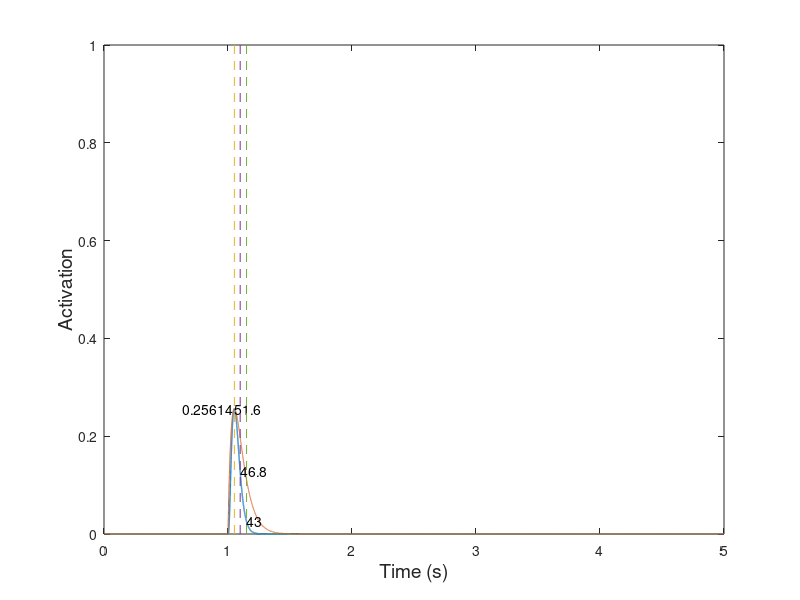

Source code (MATLAB): (Note: this script raises an error after producing the figure.)
%==========================================================================
% spikeDrivenMuscleModel_test.m
% Author: Akira Nagamori
% Last update: 3/27/19
% Descriptions
%   A new model driven by spike trains inspired by Williams et al. 1998
%   Generatetwitch response and test activation-frequency response with a
%   given parameter set
%==========================================================================

close all
clear all
clc

%%
code_folder = '/Users/akiranagamori/Documents/GitHub/Twitch-Based-Muscle-Model';
data_folder = '/Users/akiranagamori/Documents/GitHub/Twitch-Based-Muscle-Model/Model Parameters/Model_1';

%% 
seed_name = 'Seed_ST_5';
%% Simulation parameters
% Simulation parameters
Fs = 5000; %sampling frequency
h = 1/Fs;
time = 0:1/Fs:5; %simulation time

Lce = 1; % muscle length
%% Model parameters
C = 2;
S = 9*C;
k_1 = 25;
k_2 = 20;
k_3 = 30;
k_4 = 28;
tau_1 = 0.02;
tau_2 = 0.02;
N = 1.8;
K = 0.06;
alpha = 5;

%%
for i = 1:2
    if i == 1
        % Generate a pulse to record twitch response
        FR_test = 1;
    elseif i == 2
        % Generate a set of spike trains at multiple frequencies
        FR_test = [2 5 8 10 12 15 18 20 25 30 40 50 60 70 80 100]; %10:10:100];
    end
    %% initialization
    mean_exc = zeros(1,length(FR_test));
    p2p_exc = zeros(1,length(FR_test));
    
    %% Test each stimulus frequency
    for f = 1:length(FR_test)
        %% Generate spike train
        FR = FR_test(f);
        spike = zeros(1,length(time));
        if i == 1
            % Generate a pulse
            spike(1*Fs) = 1;
        else
            % Generate spike train
            temp =spikeTrainGenerator(0:1/Fs:3,Fs,FR);
            spike(1*Fs:4*Fs) = temp;
        end
        
        %%  initialization
        c = 0; % free calcium concentration
        cf = 0; % concentraction of calcium bound to troponin
        A = 0; % muscle activation
        
        R_vec = zeros(1,length(time));
        c_vec = zeros(1,length(time));
        x_int_vec = zeros(1,length(time));
        cf_vec = zeros(1,length(time));
        A_tilda_vec = zeros(1,length(time));
        A_vec = zeros(1,length(time));
        
        spike_temp = zeros(1,length(time));
        R_temp = exp(-time/tau_1);
        R = zeros(1,length(time));
        for t = 1:length(time)
            %% Stage 1
            % Calcium diffusion to sarcoplasm
            if spike(t) == 1
                spike_temp(t) = 1;
                temp = conv(spike_temp,R_temp*(1+2*A^alpha));
                R = R + temp(1:length(time));
            end
            %R = spike(t) + exp(-h/tau_1)*R; %*(1+3*A^alpha);
            
            %%
            c_dot = k_1*(C-c-cf)*R(t) - k_2*c*(S-C+c+cf)-(k_3*c-k_4*cf)*(1-cf);
            cf_dot = (1-cf)*(k_3*c-k_4*cf);
            c = c_dot/Fs + c;
            cf = cf_dot/Fs + cf;
            
            %% Stage 2
            % Cooperativity and saturation
            if cf < 0
                cf_temp = 0;
            else
                cf_temp = cf;
            end
            A_tilda = cf_temp^N/(cf_temp^N+K^N);
            
            %% Stage 3
            % First-order dynamics to muscle activation, A
            %tau_2 = tau_2_0*(1-0.8*A_tilda)^2;
            A_dot = (A_tilda-A)/tau_2;
            A = A_dot/Fs + A;
            
            %% Store variables
            %x_vec(t) = x(t);
            %R_vec(t) = R;
            c_vec(t) = c;
            cf_vec(t) = cf;
            A_tilda_vec(t) = A_tilda;
            A_vec(t) = A;
            
            
        end
        
        mean_exc(f) = mean(A_vec(3.5*Fs:4*Fs));
        p2p_exc(f) = max(A_vec(3.5*Fs:4*Fs))-min(A_vec(3.5*Fs:4*Fs));
        
        if i == 1
            %------------------------------------------------------------------
            % Twitch analysis
            %------------------------------------------------------------------
            % Find the peak amplitude of twitch and its location
            [pks,locs_0_100] = max(A_vec);
            % Display peak amplitude value
            pks
            % Time it takes from zero force to the peak
            t_0_100 = (locs_0_100-1*Fs)*1000/Fs % convert it in the unit of ms
            
            % Find a half peak amplitude
            peak_half = pks/2;
            % Find time from peak to half maximum
            [~,t_100_50] = min(abs(A_vec(locs_0_100:end)-peak_half));
            
            % Find the location of t_100_50
            locs_100_50 = locs_0_100+t_100_50;
            % Time it takes from peak to half maximum
            t_100_50 = t_100_50*1000/Fs
            
            % Find value of 40% of peak amplitude
            peak_40 = pks*0.4;
            % Find value of 10% of peak amplitude
            peak_10 = pks*0.1;
            
            % Find time when force reaches 40% maximum after peak
            [~,t_40] = min(abs(A_vec(locs_0_100:end)-peak_40));
            % Find time when force reaches 10% maximum after peak
            [~,t_10] = min(abs(A_vec(locs_0_100:end)-peak_10));
            
            % Time it takes from 40% peak to 10% peak
            t_40_10 = (t_10-t_40)*1000/Fs
            
            % Locatino of t_40_10
            locs_40_10 = locs_0_100+t_10;
            
            T = t_0_100/1000;
            P =  pks/T;
            twitch_Milner_temp = P.*time.*exp(1-time/T);
            twitch_Milner = conv(spike,twitch_Milner_temp);
        end
        
        figure(i)
        plot(time,A_vec,'LineWidth',1)
        hold on
        if i == 1
            plot(time,twitch_Milner(1:length(time)))
            hold on
            plot([time(locs_0_100) time(locs_0_100)],[0 1],'--')
            text(time(locs_0_100),pks,num2str(t_0_100))
            hold on
            plot([time(locs_100_50) time(locs_100_50)],[0 1],'--')
            plot([time(locs_40_10) time(locs_40_10)],[0 1],'--')
            text(time(locs_100_50),peak_half,num2str(t_100_50))
            text(time(locs_40_10),peak_10,num2str(t_40_10))
            text(time(locs_0_100)-time(locs_0_100)*0.4,pks,num2str(pks))
        end
        
    end
    
    figure(i)
    xlabel('Time (s)','FontSize',14)
    ylabel('Activation','FontSize',14)
    
    if i == 2
        
        twitch2tetanus_ratio = p2p_exc(1)/mean_exc(f)
        fusion = 1-p2p_exc/p2p_exc(1);
        
        FR_new = 0.1:0.1:FR_test(end);
        Af_new = spline(FR_test,mean_exc,FR_new);
        [~,loc] = min(abs(Af_new-0.5));
        FR_half = FR_new(loc);
        f_eff = FR_new/FR_half;
        
        a_f = 0.56;
        n_f0 = 2.1;
        n_f1 = 5;
        n_f = n_f0 +n_f1* (1/Lce-1);
        Af_Song = 1-exp(-(f_eff./(a_f*n_f)).^n_f);
        
        FR_half
        
        %% Calculate error between the desired and generated activation-frequency relationship
        for j = 1:length(find(f_eff<3.5))
            error_temp(j) = abs(Af_Song(j)-Af_new(j));
        end
        error = sum(error_temp)
        
        figure(6)
        plot(FR_test/FR_half,mean_exc,'LineWidth',1)
        xlabel('Frequency (Hz)','FontSize',14)
        ylabel('Activation','FontSize',14)
        hold on
        plot(f_eff,Af_new)
        plot(f_eff,Af_Song,'color','k')
        xlim([0 3])
        legend('New','New Fit','Song')
        
        figure(7)
        plot(FR_test/FR_half,fusion,'LineWidth',1)
        xlabel('Frequency (Hz)','FontSize',14)
        ylabel('Fusion','FontSize',14)
        hold on
        xlim([0 3])
        
        figure(8)
        plot(mean_exc./max(mean_exc),fusion,'LineWidth',1)
        xlabel('Activation','FontSize',14)
        ylabel('Fusion','FontSize',14)
        hold on
        plot(0:0.1:1,0:0.1:1,'--','color','k')
    end
    
end

param = [S,C,k_1,k_2,k_3,k_4,tau_1,tau_2,N,K,alpha];
cd(data_folder)
save(seed_name,'param')
cd(code_folder)

function spikeTrain = spikeTrainGenerator(t,Fs,freq)

spikeTrain = zeros(1,length(t));
ISI = round(1/freq*Fs);
numSpikes = round(length(t)/ISI);
index = [1:numSpikes]*ISI;
index(index>length(t)) = [];
spikeTrain(index) = 1;
spikeTrain(1) = 1;

end
